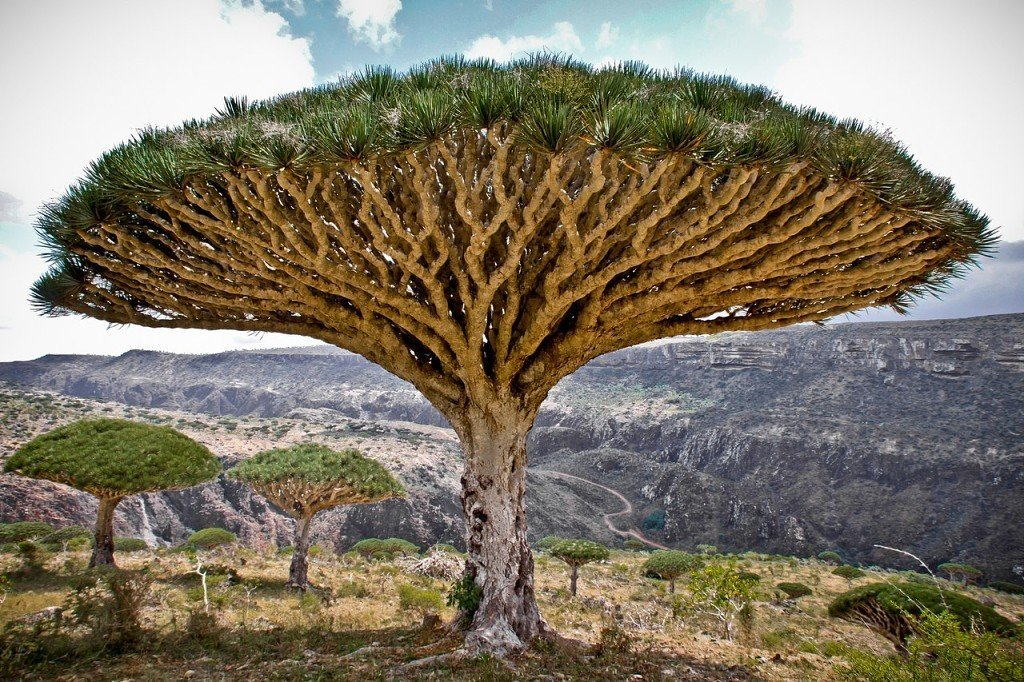
#> input picture scale1200.jpg, 1024 x 682 px
$ python main.py
#> lines starting #> are read from the running program, lines starting #| are printed output that depends on the picture
from PIL import Image
import numpy as np


def convert_image_to_mosaic(image, size, gradation_step):
    for x in range(0, len(image), size):
        for y in range(0, len(image[0]), size):
            image[x:x + size, y:y + size] = get_average_brightness(
                image[x:x + size, y:y + size], size, gradation_step)
    return image


def get_average_brightness(block, size, gradation_step):
    average_color = (block[:size, :size].sum() / 3) // size ** 2
    return int(average_color // gradation_step) * gradation_step


def main():
    image_file = Image.open(input("Введите имя файла, которое хотите конвертировать: "))
#> the answer given: scale1200.jpg
#> image_file is the input picture: PIL image 1024x682 RGB; mean R, G, B 128.4, 120.1, 103.3
    block_size = int(input("Введите размер блока: "))
#> the answer given: 100
    gradations_count = int(input("Введите количество градаций серого: "))
#> the answer given: 3
    image = np.array(image_file)
    gradation_step = 255 // gradations_count

    res = Image.fromarray(convert_image_to_mosaic(image, block_size, gradation_step))
#> the loop in convert_image_to_mosaic, `for x in range(0, len(image), size):` made 7 passes
#> x on passes 2 to 7: 100, 200, 300, 400, 500, 600
#> after the loop in convert_image_to_mosaic, `for x in range(0, len(image), size):`:
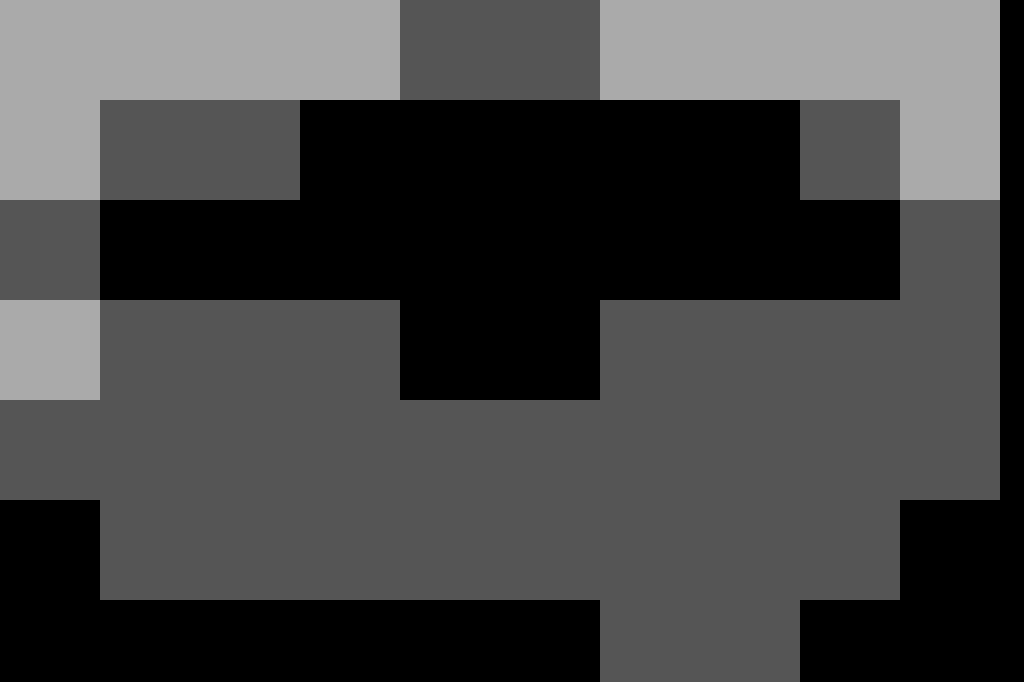
#> image: shape (682, 1024, 3); min 0, max 170, mean 67.7
    res.save(input("Введите имя файла, в которой хотите сохранить результат: "))
#> the answer given: out.png


if __name__ == '__main__':
    main()
